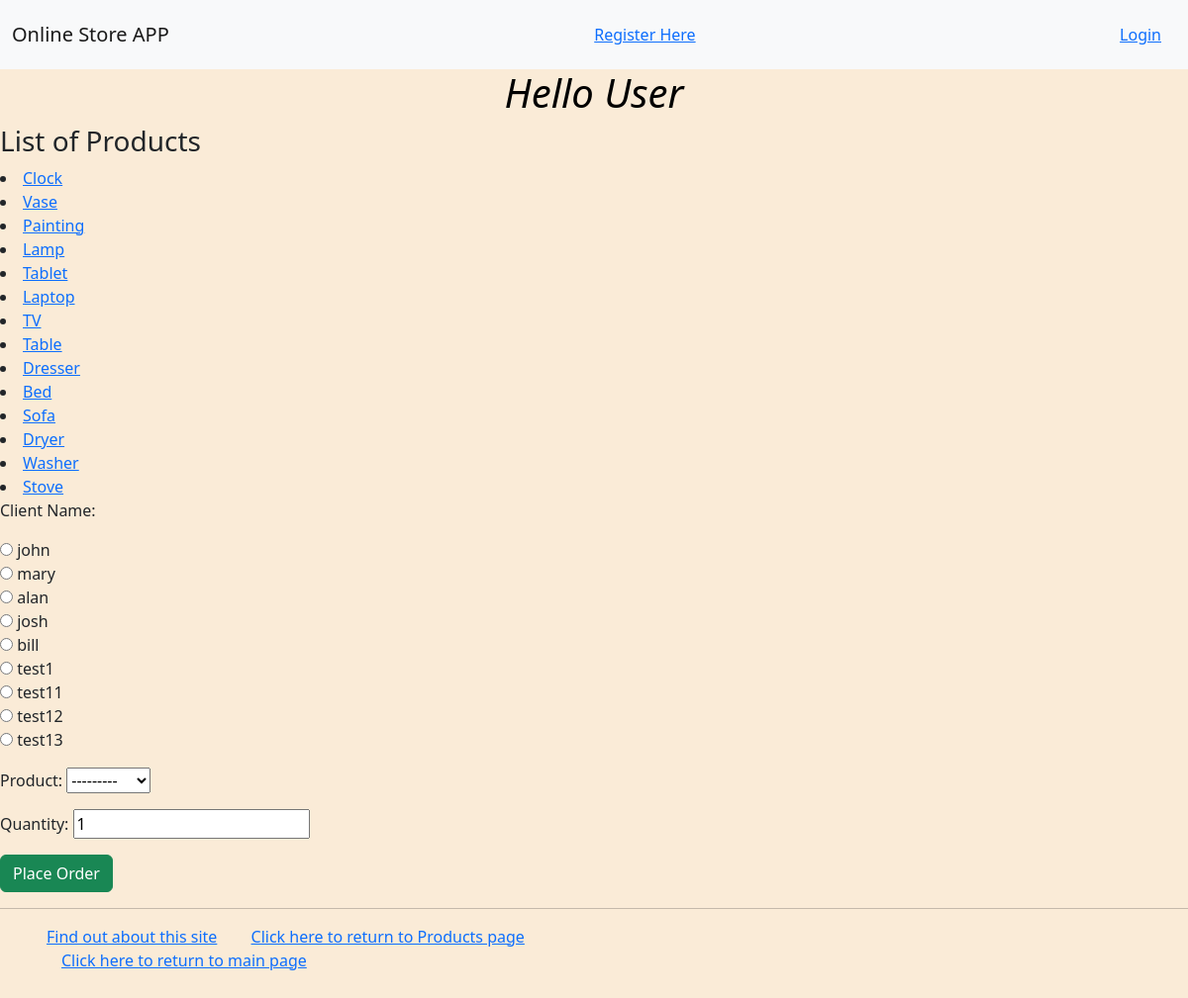
The app's page /myapp/place_order/ with its own data.
### myapp/models.py (models this page shows, shortened)
class Product(models.Model):
    category = models.ForeignKey(Category, related_name='products', on_delete=models.CASCADE)
    name = models.CharField(max_length=200)
    price = models.DecimalField(max_digits=10, decimal_places=2)
    stock = models.PositiveIntegerField(default=100, validators=[MinValueValidator(0), MaxValueValidator(1000)])
    available = models.BooleanField(default=True)
    description = models.TextField(blank=True, null=True)
    interested = models.PositiveIntegerField(default=0)
    def __str__(self):
        return self.name

### myapp/views.py (the view)
# urls.py: path(r'place_order/',views.place_order,name='place_order'),
def place_order(request):
    msg = ''
    prodlist = Product.objects.all()
    if request.method == 'POST':
        form = OrderForm(request.POST)
        if form.is_valid():
            order = form.save(commit=False)
            if order.num_units <= order.product.stock:
                order.product.stock -= order.num_units
                order.product.save()
                order.save()
                msg = 'Your order has been placed successfully.'
            else:
                msg = 'We do not have sufficient stock to fill your order.'
            return render(request, 'myapp/order_response.html', {'msg': msg})
    else:
        form = OrderForm()
    return render(request, 'myapp/placeorder.html', {'form': form, 'msg': msg, 'prodlist': prodlist})

### myapp/forms.py
class OrderForm(forms.ModelForm):
    class Meta:
        model = Order
        fields = ['client', 'product', 'num_units']
        widgets = {'client': forms.RadioSelect}
        labels = {'num_units': u'Quantity', 'client': u'Client Name'}

### myapp/models.py (called while the page is built)
    def __str__(self):
        return self.username

### myapp/templates/myapp/placeorder.html (shortened to what this page needs)
{% extends 'myapp/base.html' %}
{% block body_block %}
    <h3>List of Products</h3>
    {% for prod in prodlist %}
        <li> <a href="{{ prod.id }}">{{ prod.name}}</a> </li>
    {% endfor %}
    <form action= "{% url 'myapp:place_order' %}" method="post">
    {{ form.as_p }}
    <button class = "btn btn-success" type="submit" value="placeorder" >Place Order</button>
</form>
{% endblock %}

### myapp/templates/myapp/base.html (shortened to what this page needs)
<!DOCTYPE html>
{% load static %}
<html>
    <head>
<link href="https://cdn.jsdelivr.net/npm/bootstrap@5.2.2/dist/css/bootstrap.min.css" rel="stylesheet">
        <link rel="stylesheet" type="text/css" href="{% static 'myapp/style.css' %}"/>
<nav class="navbar navbar-expand-lg navbar-light bg-light">
    <div class="container-fluid">
        <a class="navbar-brand" href="#">Online Store APP</a>
         {% if 'username' in request.session %}
                    <li class="hbar1"><a href="{% url 'myapp:logout' %}">Logout</a></li>
                    <li class="hbar1"><a href="{% url 'myapp:myorders' %}">My Orders</a></li>
                {% else %}
                    <li class="hbar1"><a href="{% url 'myapp:register' %}">Register Here</a></li>
                    <li class="hbar1"><a href="{% url 'myapp:login' %}">Login</a></li>
                {% endif %}
    </div>
</nav>
    </head>
    <body>
       <div>
           {% if 'user_first_name' in request.session %}
                <h1 class="text-center well-sm">Hello {{ request.session.user_first_name }} </h1>
            {% else %}
                <h1 class="text-center well-sm" >Hello User</h1>
            {% endif %}
           {% block body_block %}*** {% endblock %}
       </div>
       <hr />
       <div>
           <ul>
               <li class="hbar1"><a href="/myapp/about/">Find out about this site</a></li>
               <li class="hbar1"><a href = "{% url 'myapp:products' %}">Click here to return to Products page</a><br/></li>
               <li class="hbar1"><a href = "{% url 'myapp:index' %}">Click here to return to main page</a><br/></li>
           </ul>
       </div>
    </body>
</html>

### myapp/static/myapp/style.css (style rules this page uses)
.hbar1 { display: inline; margin: 15px; }
body { background-color: antiquewhite; }
h1 { color: black; font-size: 1.1 rem; font-style: italic; text-align: center; }

### records on screen
Product: name "Clock"
Product: name "Vase"
Product: name "Painting"
Product: name "Lamp"
Product: name "Tablet"
Product: name "Laptop"
Product: name "TV"
Product: name "Table"
Product: name "Dresser"
Product: name "Bed"
Product: name "Sofa"
Product: name "Dryer"
Product: name "Washer"
Product: name "Stove"
